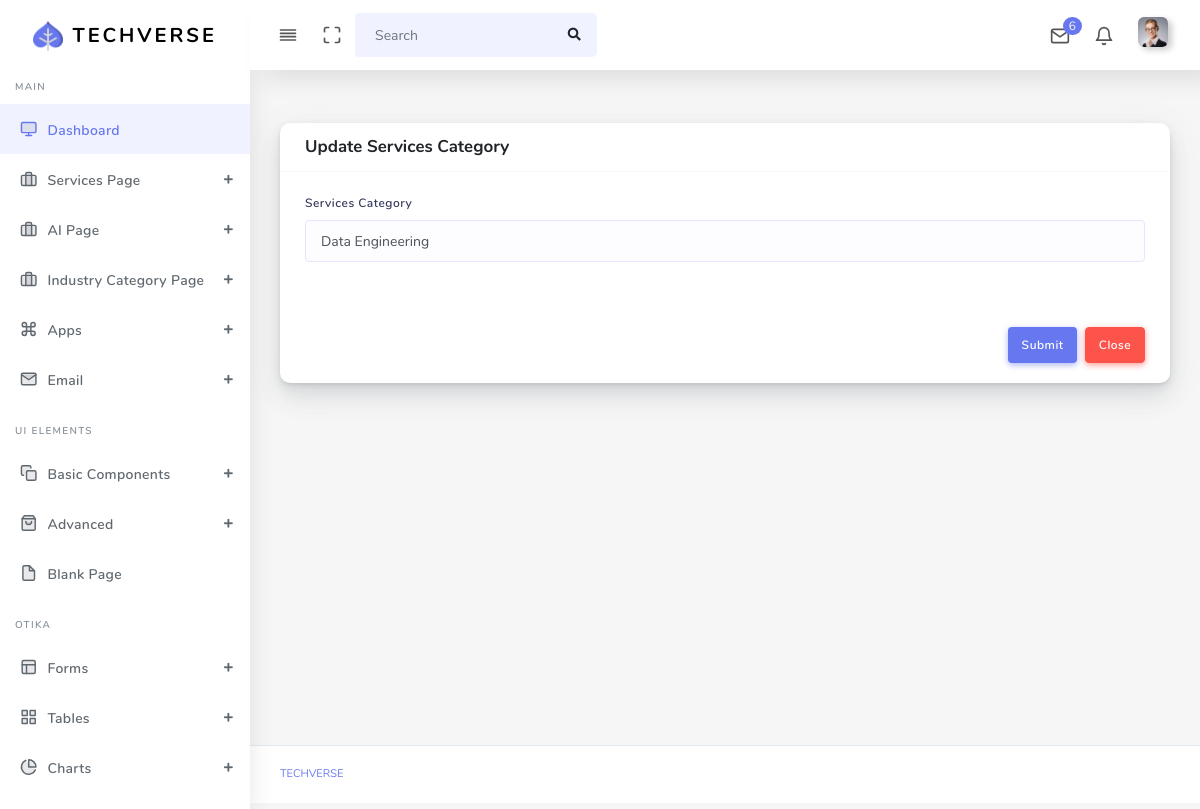
The app's page /adminapp/servicecategory_update/1/, older data.
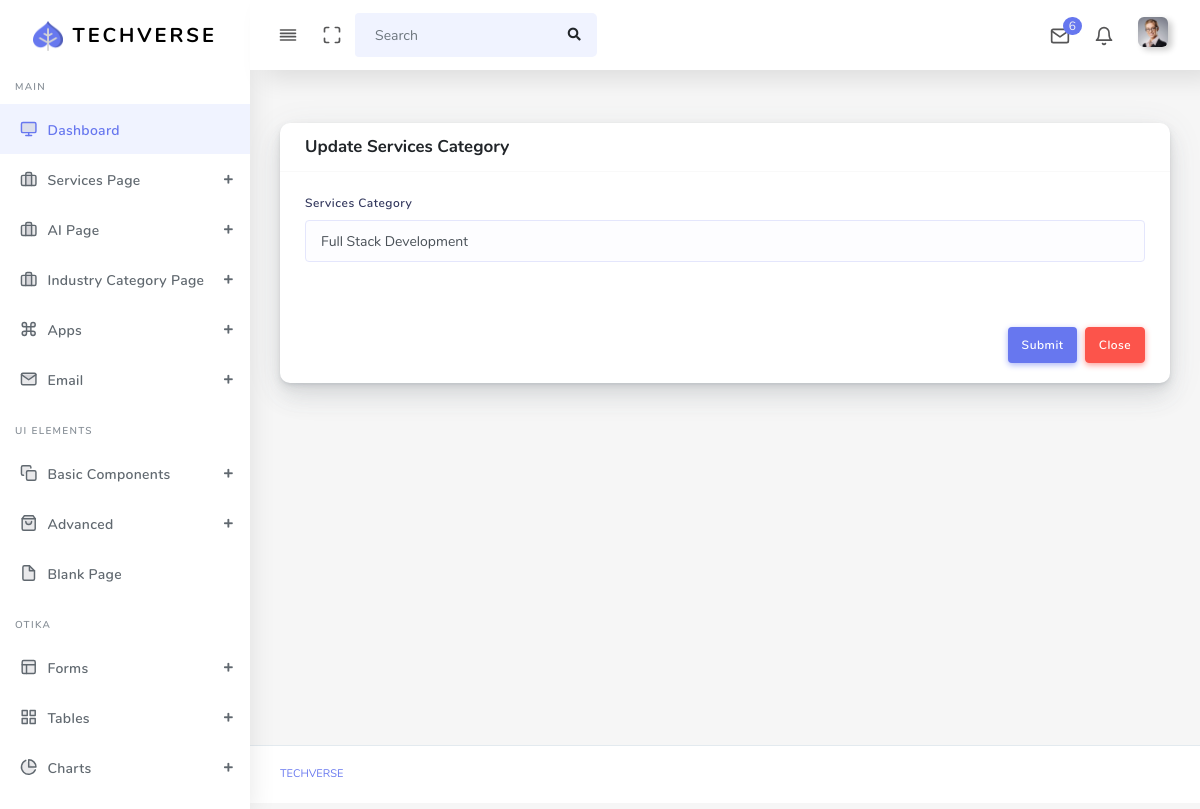
The same page, newer data.
### app_modules/adminapp/models.py (models this page shows, shortened)
class ServiceCategory(BaseModel):
    name = models.CharField(max_length=255, null=True, blank=True)

### app_modules/adminapp/views.py (the view, shortened to what this page needs)
# urls.py: path('servicecategory_update/<int:pk>/', views.ServiceCategoryUpdateView.as_view(), name="servicecategory_update"),
class ServiceCategoryUpdateView(UpdateView):
    model = models.ServiceCategory
    form_class = forms.ServiceCategoryForm
    template_name = "adminapp/servicecategory_update.html"
    success_url = reverse_lazy("adminapp:servicecategory_list")

### app_modules/adminapp/forms.py
class ServiceCategoryForm(forms.ModelForm):
    class Meta:
        model = models.ServiceCategory
        fields = "__all__"

### app_modules/userapp/context_processors.py (called while the page is built)
def global_data(request):
    servicecategory = models.ServiceCategory.objects.all()
    industrycategory = models.IndustryCategory.objects.all()
    aicategory = models.AICategory.objects.all()
    context = {
        'servicecategory':servicecategory,
        'industrycategory':industrycategory,
        'aicategory':aicategory,
    }
    return context

### templates/adminapp/servicecategory_update.html (shortened to what this page needs)
{% extends 'adminapp/master.html' %}
{% load static %}
{% block content %}
<div class="main-content">
  <section class="section">
    <div class="section-body">
      <div class="row">
        <div class="col-12">
          <div class="card">
            <div class="card-header">
              <h4>Update Services Category</h4>
            </div>
            <form method="POST" action="">
              <div class="card-body">
                <div class="form-group">
                  <label>Services Category</label>
                  <input type="text" name="name" class="form-control" value="{{form.name.value}}" placeholder="Enter Services Category" />
                </div>
              </div>
              <div class="card-footer text-right">
                <button class="btn btn-primary mr-1" type="submit">Submit</button>
                <a href="{% url 'adminapp:servicecategory_list' %}" class="btn btn-danger">Close</a>
              </div>
            </form>
          </div>
        </div>
      </div>
    </div>
  </section>
</div>
{% endblock %}

Row changes from the older to the newer data that the page shows:
changed ServiceCategory: name "Data Engineering" → "Full Stack Development"
